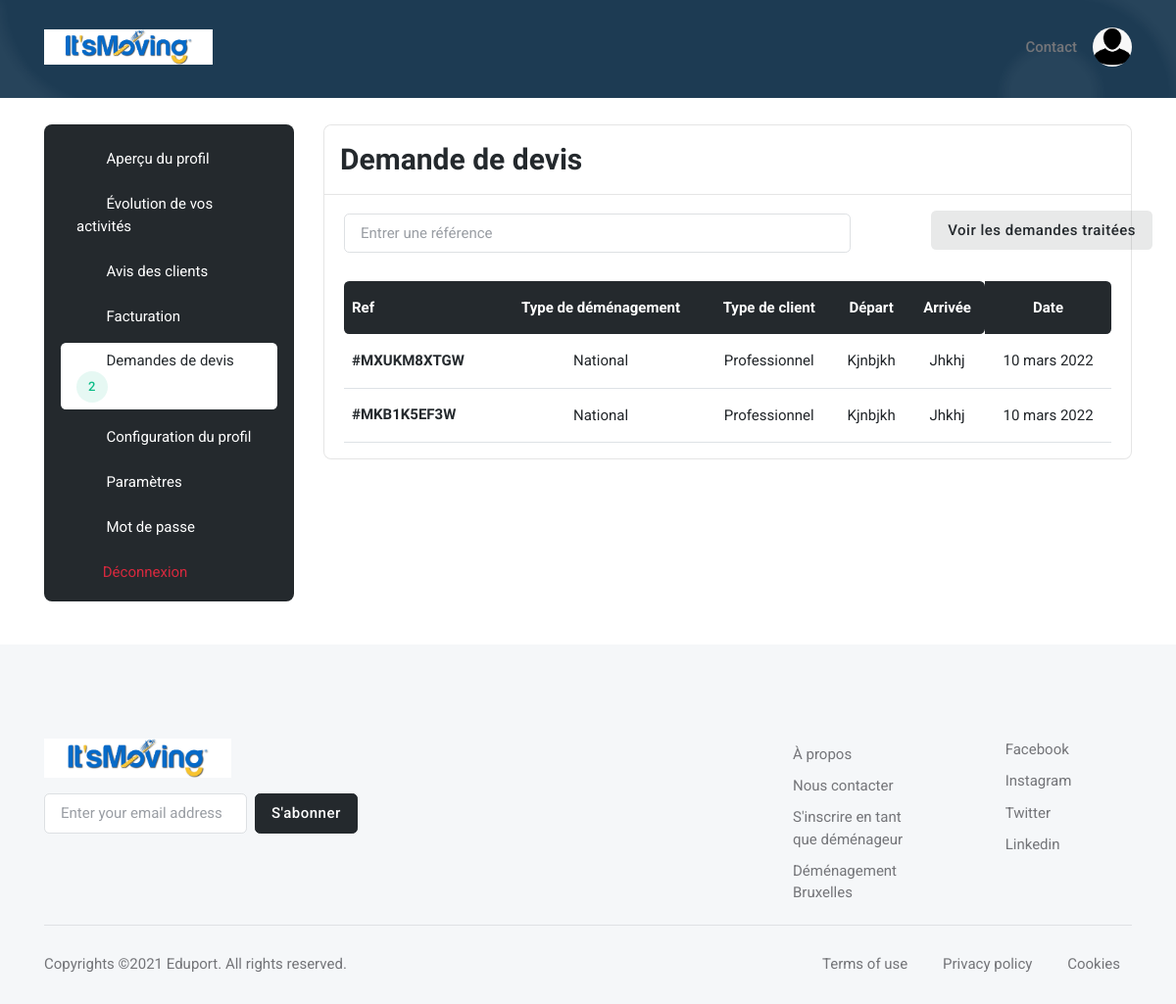
/user/quote_request/ (signed in), run on an earlier commit of the app's database.
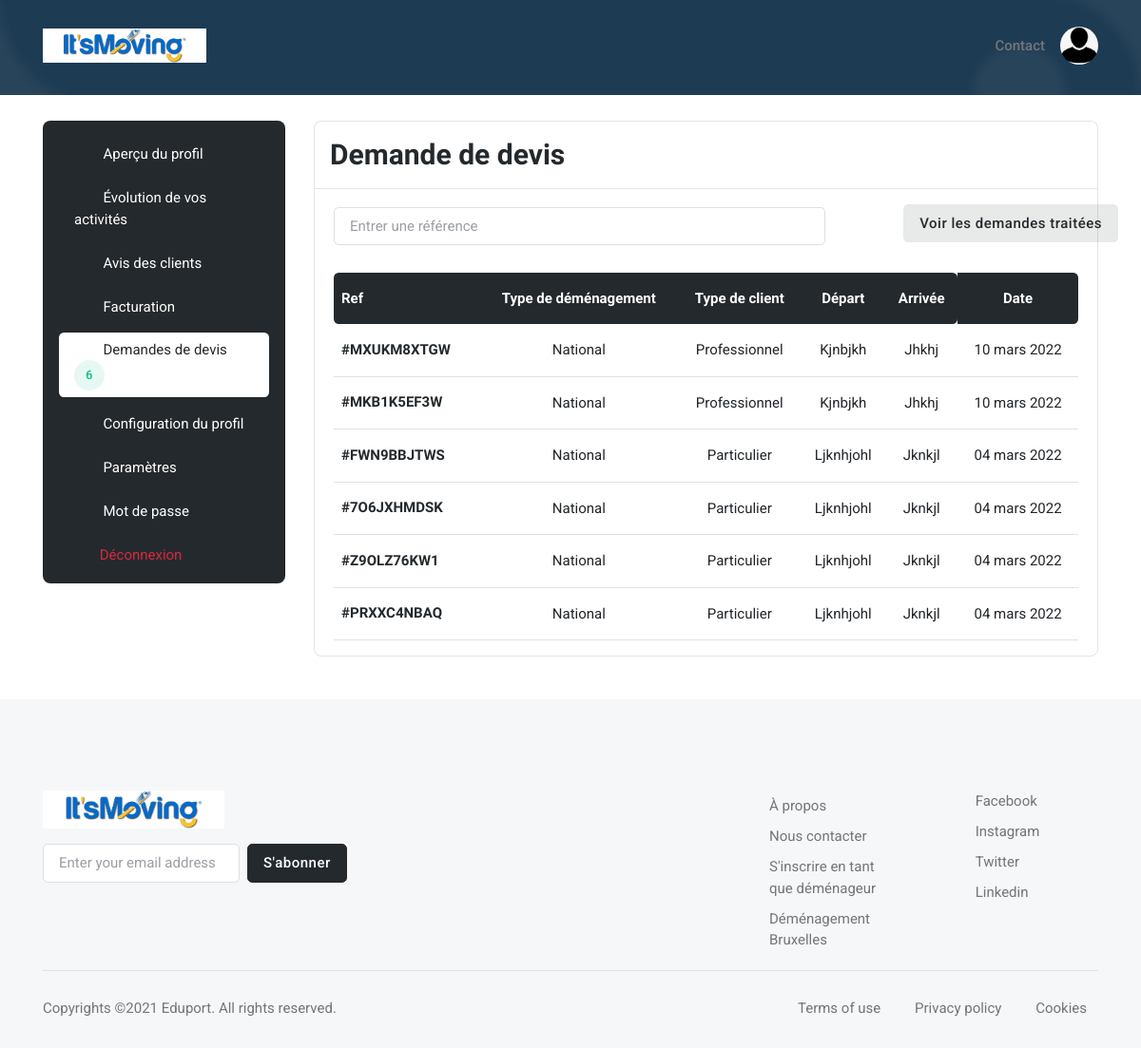
And on a later commit of the database.
### base_app/models.py (models this page shows, shortened)
class Mover_Quote_Request(models.Model):
    created = models.DateTimeField(auto_now_add=True)
    quote_request = models.ForeignKey(Quote_Request, on_delete=models.CASCADE)
    treated = models.BooleanField(default=False)
    rejected = models.BooleanField(default=False)
    paid = models.CharField(max_length=20, default='Non payé') #can be 'Non payé' or 'Payé' or 'Vérification en cours...'
    mover = models.ForeignKey(Mover, on_delete=models.CASCADE)

class Quote_Request(models.Model):
    ref = models.CharField(max_length=30)
    country = models.ForeignKey(Country, on_delete=models.CASCADE, default="")
    City_Departure = models.CharField(max_length=300)
    Adresse_Departure = models.CharField(max_length=300)
    Postal_Code_Departure = models.IntegerField()
    Residence_Number_or_Name_Departure = models.CharField(max_length=300)
    Residence_Departure = models.CharField(max_length=300)
    Number_Room_Departure = models.IntegerField()
    Country_Arrival = models.CharField(max_length=300, default="")
    City_Arrival = models.CharField(max_length=300)
    Adresse_Arrival = models.CharField(max_length=300)
    Residence_Number_or_Name_Arrival = models.CharField(max_length=300)
    Postal_Code_Arrival = models.IntegerField()
    Residence_Arrival = models.CharField(max_length=300)
    packing_service = models.BooleanField(default=False)
    packaging_materials = models.BooleanField(default=False)
    furniture_assembly_disassembly = models.BooleanField(default=False)
    furniture_storage = models.BooleanField(default=False)
    Additional_informations = models.CharField(max_length=300)
    firstname = models.CharField(max_length=300, default="")
    lastname = models.CharField(max_length=300, default="")
    email = models.EmailField(default="")
    email_sent_to_customer = models.BooleanField(default=False)
    phone_number = models.CharField(max_length=30, default="")
    created = models.DateTimeField(auto_now_add=True)
    distributed = models.BooleanField(default=False)
    moving_date = models.DateTimeField(auto_now_add=False)
    moving_date1 = models.DateTimeField(auto_now_add=False)
    moving_date2 = models.DateTimeField(auto_now_add=False)
    moving_type1 = models.ForeignKey(Moving_Type1, on_delete=models.CASCADE)
    moving_type2 = models.ForeignKey(Moving_Type2, on_delete=models.CASCADE)

class Moving_Type1(models.Model):  # can be national opr international
    name = models.CharField(max_length=300)

class Moving_Type2(models.Model):  # can be 'particulier' or 'professionnel'
    name = models.CharField(max_length=300)

### user/views.py (the view, shortened to what this page needs)
# urls.py: path('quote_request/', views.quote_request, name='quote_request'),
@login_required
def quote_request(request):
    mover = Mover.objects.filter(user_id=request.user.id).last()
    mover_quote_requests = Mover_Quote_Request.objects.filter(mover_id=mover.id, treated=False, rejected=False)
    number_quote_request = Mover_Quote_Request.objects.filter(mover_id=mover.id, treated=False, rejected=False).count()
    return render(request, 'user/profile/quote_request.html', {'mover': mover, 'mover_quote_requests':
        mover_quote_requests, 'number_quote_request': number_quote_request})

### user/templates/user/profile/quote_request.html (shortened to what the changed rows need)
{% extends 'base_app/base.html' %}
{% load static %}
{% block main %}
	<section class="pt-2">
		<div class="container">
			<div class="row">
				<div class="col-xl-3">
					<nav class="navbar navbar-light navbar-expand-xl mx-0">
						<div class="offcanvas offcanvas-end" tabindex="-1" id="offcanvasNavbar" aria-labelledby="offcanvasNavbarLabel">
							<div class="offcanvas-body p-3 p-xl-0">
								<div class="bg-dark border rounded-3 pb-0 p-3 w-100">
									<div class="list-group list-group-dark list-group-borderless">
										<a class="list-group-item active" href="{% url 'quote_request' %}"><i class="bi bi-folder-check fa-fw me-2"></i>
											Demandes de devis
											{% if number_quote_request != 0 %}
												<span class="btn btn-sm btn-success-soft btn-round me-1 mb-0">
													{{number_quote_request}}
												</span>
											{% endif %}
										</a>
									</div>
								</div>
							</div>
						</div>
					</nav>
				</div>
				<div class="col-xl-9">
					<div class="card border rounded-3">
						<div class="card-body">
							<div class="table-responsive border-0">
								<table class="table table-dark-gray align-middle p-4 mb-0 table-hover">
									<thead>
										<tr>
											<th scope="col" class="border-0 rounded-start">Ref</th>
											<th scope="col" class="border-0 text-center">Type de déménagement</th>
											<th scope="col" class="border-0 text-center">Type de client</th>
											<th scope="col" class="border-0 text-center">Départ</th>
											<th scope="col" class="border-0 rounded-end text-center">Arrivée</th>
											<th scope="col" class="border-0 rounded-end text-center">Date</th>
										</tr>
									</thead>
									<tbody>
										{% if mover_quote_request %}
													{% if quote_request.moving_date|date == 'Oct. 10, 1000' %}
														{% load i18n %}
													{% else %}
														{% load i18n %}
													{% endif %}
										{% else %}
											{% for mover_quote_request in mover_quote_requests %}
												<tr>
													<td>
														<h6 class="mt-2 mt-lg-0 mb-0">
															<a href="{% url 'mover_quote_request_detail' mover_quote_request.id %}">
																#{{mover_quote_request.quote_request.ref}}
															</a>
														</h6>
													</td>
													<td class="text-center">
														{{mover_quote_request.quote_request.moving_type1.name}}
													</td>
													<td class="text-center">
														{{mover_quote_request.quote_request.moving_type2.name}}
													</td>
													<td class="text-center">
														{% if mover_quote_request.quote_request.moving_type1.name == 'National' %}
															{{mover_quote_request.quote_request.City_Departure|capfirst}}
														{% else %}
															{{mover_quote_request.quote_request.country.name|capfirst}}
														{% endif %}
													</td>
													<td class="text-center">
														{% if mover_quote_request.quote_request.moving_type1.name == 'National' %}
															{{mover_quote_request.quote_request.City_Arrival|capfirst}}
														{% else %}
															{{mover_quote_request.quote_request.Country_Arrival|capfirst}}
														{% endif %}
													</td>
													<td class="text-center">
														{% if mover_quote_request.quote_request.moving_date|date == 'Oct. 10, 1000' %}
															{% load i18n %}
														{% else %}
															{% load i18n %}
															{% language 'fr' %}
																{{mover_quote_request.quote_request.moving_date|date:'d F Y'}}
															{% endlanguage %}
														{% endif %}
													</td>
												</tr>
											{% endfor %}
										{% endif %}
									</tbody>
								</table>
							</div>
						</div>
					</div>
				</div>
			</div>
		</div>
	</section>
{% endblock %}

What changed in the data, as far as the page shows it:
added Mover_Quote_Request: quote_request.ref "FWN9BBJTWS", quote_request.moving_type1.name "National", quote_request.moving_type2.name "Particulier", quote_request.City_Departure "Ljknhjohl", quote_request.City_Arrival "Jknkjl", quote_request.moving_date "04 mars 2022"
added Mover_Quote_Request: quote_request.ref "7O6JXHMDSK", quote_request.moving_type1.name "National", quote_request.moving_type2.name "Particulier", quote_request.City_Departure "Ljknhjohl", quote_request.City_Arrival "Jknkjl", quote_request.moving_date "04 mars 2022"
added Mover_Quote_Request: quote_request.ref "Z9OLZ76KW1", quote_request.moving_type1.name "National", quote_request.moving_type2.name "Particulier", quote_request.City_Departure "Ljknhjohl", quote_request.City_Arrival "Jknkjl", quote_request.moving_date "04 mars 2022"
added Mover_Quote_Request: quote_request.ref "PRXXC4NBAQ", quote_request.moving_type1.name "National", quote_request.moving_type2.name "Particulier", quote_request.City_Departure "Ljknhjohl", quote_request.City_Arrival "Jknkjl", quote_request.moving_date "04 mars 2022"
Also different on the page:
{{ number_quote_request }}: "2" → "6"
